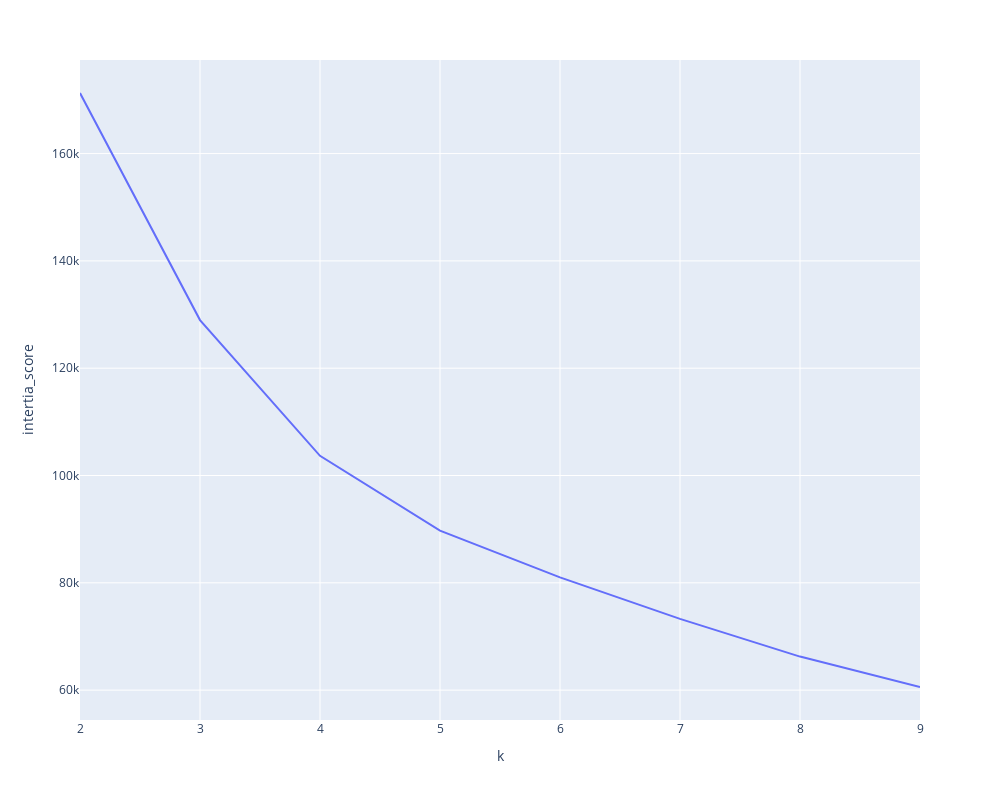

The notebook cell this image was saved under:
### Code cell
# if you dont want to define or add arguments to the model, we can do it by using parameter. model.set_params(**{})
from sklearn.metrics import silhouette_score
wcss1 = []
k_clusters=range(2,10)
for k in k_clusters:          
    pipe_test.set_params(**{ 
        "kmeans__init": 'k-means++', 
        "kmeans__n_clusters" : k ,
        "kmeans__n_init": 5,
         })
    model=pipe_test.fit(df)        
    wcss1.append(model['kmeans'].inertia_)
px.line(x=k_clusters, y=wcss1, width=1000, height=800).update_layout(xaxis_title = "k", yaxis_title= "intertia_score")

### Figure 1 — Plotly figure (JSON) as saved in the notebook; plotly's stock layout.template omitted (floating-point values rounded to 4 significant figures)
{"data": [{"hovertemplate": "x=%{x}<br>y=%{y}<extra></extra>", "legendgroup": "", "line": {"color": "#636efa", "dash": "solid"}, "marker": {"symbol": "circle"}, "mode": "lines", "name": "", "orientation": "v", "showlegend": false, "type": "scatter", "x": [2, 3, 4, 5, 6, 7, 8, 9], "xaxis": "x", "y": [171300.0, 129000.0, 103700.0, 89720.0, 81020.0, 73270.0, 66250.0, 60580.0], "yaxis": "y"}], "layout": {"height": 800, "legend": {"tracegroupgap": 0}, "margin": {"t": 60}, "width": 1000, "xaxis": {"anchor": "y", "domain": [0, 1], "title": {"text": "k"}}, "yaxis": {"anchor": "x", "domain": [0, 1], "title": {"text": "intertia_score"}}}}
